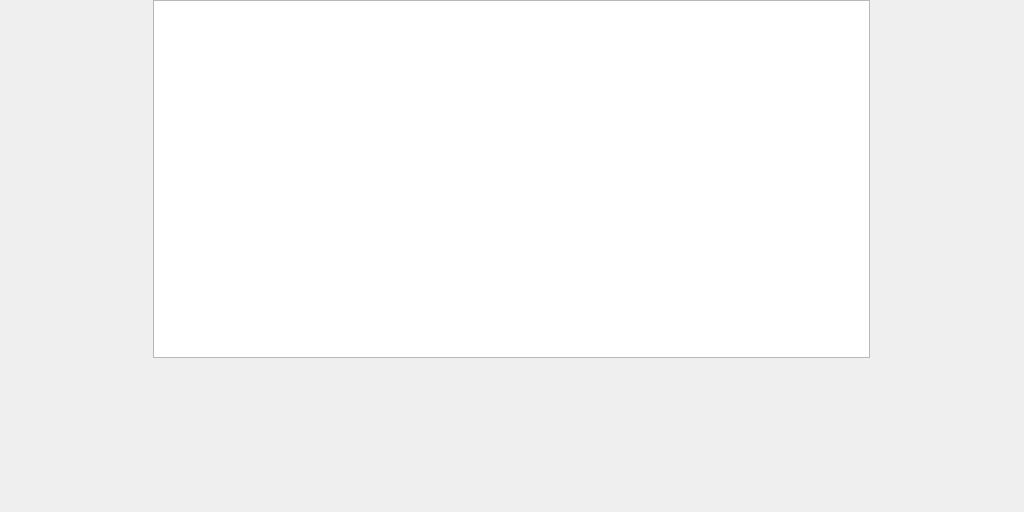
<?xml version="1.0" encoding="UTF-8"?>
<ui version="4.0">
 <class>musicDetail</class>
 <widget class="QWidget" name="musicDetail">
  <property name="geometry">
   <rect>
    <x>0</x>
    <y>0</y>
    <width>1024</width>
    <height>512</height>
   </rect>
  </property>
  <property name="minimumSize">
   <size>
    <width>1024</width>
    <height>512</height>
   </size>
  </property>
  <property name="maximumSize">
   <size>
    <width>1024</width>
    <height>512</height>
   </size>
  </property>
  <property name="windowTitle">
   <string>musicDetail</string>
  </property>
  <property name="autoFillBackground">
   <bool>true</bool>
  </property>
  <widget class="QTextBrowser" name="textBrowser">
   <property name="geometry">
    <rect>
     <x>153</x>
     <y>0</y>
     <width>717</width>
     <height>358</height>
    </rect>
   </property>
   <property name="minimumSize">
    <size>
     <width>717</width>
     <height>358</height>
    </size>
   </property>
   <property name="maximumSize">
    <size>
     <width>717</width>
     <height>358</height>
    </size>
   </property>
   <property name="baseSize">
    <size>
     <width>717</width>
     <height>358</height>
    </size>
   </property>
   <property name="autoFillBackground">
    <bool>true</bool>
   </property>
   <property name="html">
    <string>&lt;!DOCTYPE HTML PUBLIC &quot;-//W3C//DTD HTML 4.0//EN&quot; &quot;http://www.w3.org/TR/REC-html40/strict.dtd&quot;&gt;
&lt;html&gt;&lt;head&gt;&lt;meta name=&quot;qrichtext&quot; content=&quot;1&quot; /&gt;&lt;meta charset=&quot;utf-8&quot; /&gt;&lt;style type=&quot;text/css&quot;&gt;
p, li { white-space: pre-wrap; }
hr { height: 1px; border-width: 0; }
li.unchecked::marker { content: &quot;\2610&quot;; }
li.checked::marker { content: &quot;\2612&quot;; }
&lt;/style&gt;&lt;/head&gt;&lt;body style=&quot; font-family:'Sans Serif'; font-size:9pt; font-weight:400; font-style:normal;&quot;&gt;
&lt;p align=&quot;center&quot; style=&quot;-qt-paragraph-type:empty; margin-top:0px; margin-bottom:0px; margin-left:0px; margin-right:0px; -qt-block-indent:0; text-indent:0px;&quot;&gt;&lt;br /&gt;&lt;/p&gt;&lt;/body&gt;&lt;/html&gt;</string>
   </property>
  </widget>
 </widget>
 <resources/>
 <connections/>
</ui>
